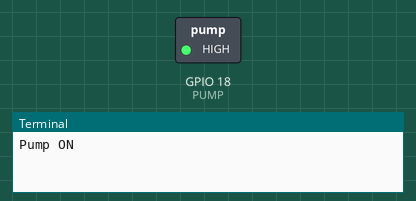
The program below on a simulated Raspberry Pi (BCM pin numbers). On the bench: switched loads named in the program (green lamp = pin HIGH), the last lines printed to the terminal.

Above: at 2.5 s.
At 32.5 s:
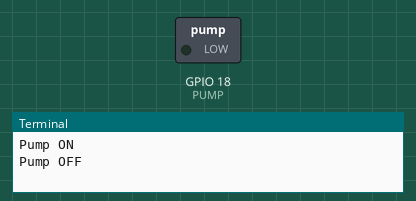
Timing chart, 0 to 78.0 s (numbered marks = the images above):
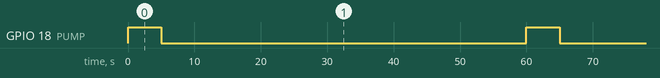

The program:

example.py
```python
# Toggles GPIO18 on a Raspberry Pi using RPi.GPIO to switch the pump on for 5 seconds and off for 55 seconds in a loop, assuming the pump is powered from the Pi's 5V rail or an external 5V supply.
#
# Buy this module: https://shillehtek.com/products/mini-submersible-water-pump-5v-120lph-arduino-esp32
# Full manual: https://shillehtek.com/blogs/shillehtek-product-manuals/mini-submersible-water-pump-5v-120lph-arduino-esp32-manual
# More examples: https://github.com/shillehbean/shillehtek-examples
#

# Raspberry Pi controls the pump through a MOSFET or relay on GPIO 18.
# Pump power from the Pi's 5V pin (short runs) or an external 5V supply.

import RPi.GPIO as GPIO
import time

PUMP = 18
GPIO.setmode(GPIO.BCM)
GPIO.setup(PUMP, GPIO.OUT)

try:
    while True:
        print("Pump ON")
        GPIO.output(PUMP, GPIO.HIGH)
        time.sleep(5)          # circulate for 5 s
        print("Pump OFF")
        GPIO.output(PUMP, GPIO.LOW)
        time.sleep(55)         # rest for 55 s
except KeyboardInterrupt:
    pass
finally:
    GPIO.cleanup()
```

Measured:
- by itself, GPIO 18 (PUMP): alternates HIGH for 5.0 s and LOW for 55.0 s
